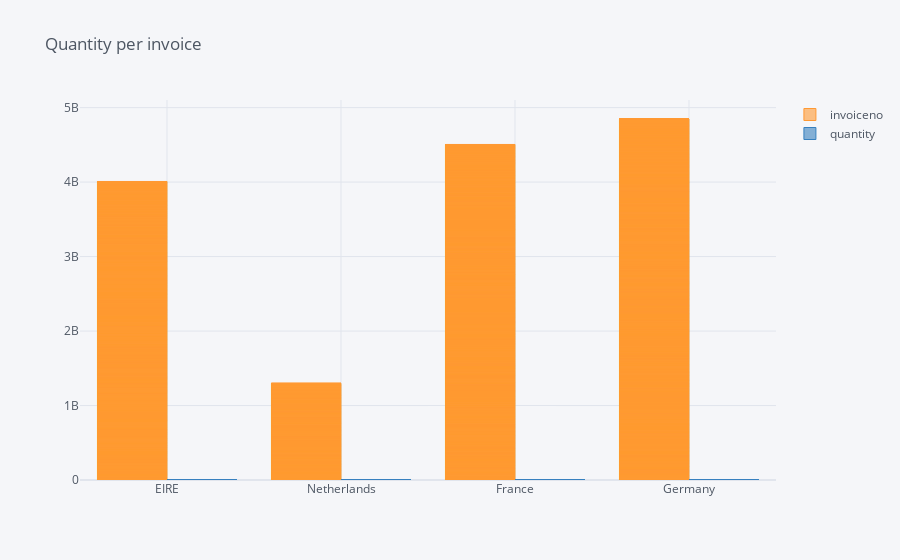

This figure's notebook cell:
### Code cell
data4.iplot(kind = 'bar',x='country', title='Quantity per invoice')

### Figure 1 — Plotly figure (JSON) as saved in the notebook; plotly's stock layout.template omitted (floating-point values rounded to 4 significant figures; data arrays with more than 128 entries replaced by an {"elided": "..."} marker saying what was removed)
{"data": [{"marker": {"color": "rgba(255, 153, 51, 0.6)", "line": {"color": "rgba(255, 153, 51, 1.0)", "width": 1}}, "name": "invoiceno", "orientation": "v", "text": "", "type": "bar", "x": {"elided": "26150 str values"}, "y": {"elided": "26150 int values"}}, {"marker": {"color": "rgba(55, 128, 191, 0.6)", "line": {"color": "rgba(55, 128, 191, 1.0)", "width": 1}}, "name": "quantity", "orientation": "v", "text": "", "type": "bar", "x": {"elided": "26150 str values"}, "y": {"elided": "26150 int values"}}], "layout": {"legend": {"bgcolor": "#F5F6F9", "font": {"color": "#4D5663"}}, "paper_bgcolor": "#F5F6F9", "plot_bgcolor": "#F5F6F9", "title": {"font": {"color": "#4D5663"}, "text": "Quantity per invoice"}, "xaxis": {"gridcolor": "#E1E5ED", "showgrid": true, "tickfont": {"color": "#4D5663"}, "title": {"font": {"color": "#4D5663"}, "text": ""}, "zerolinecolor": "#E1E5ED"}, "yaxis": {"gridcolor": "#E1E5ED", "showgrid": true, "tickfont": {"color": "#4D5663"}, "title": {"font": {"color": "#4D5663"}, "text": ""}, "zerolinecolor": "#E1E5ED"}}}
